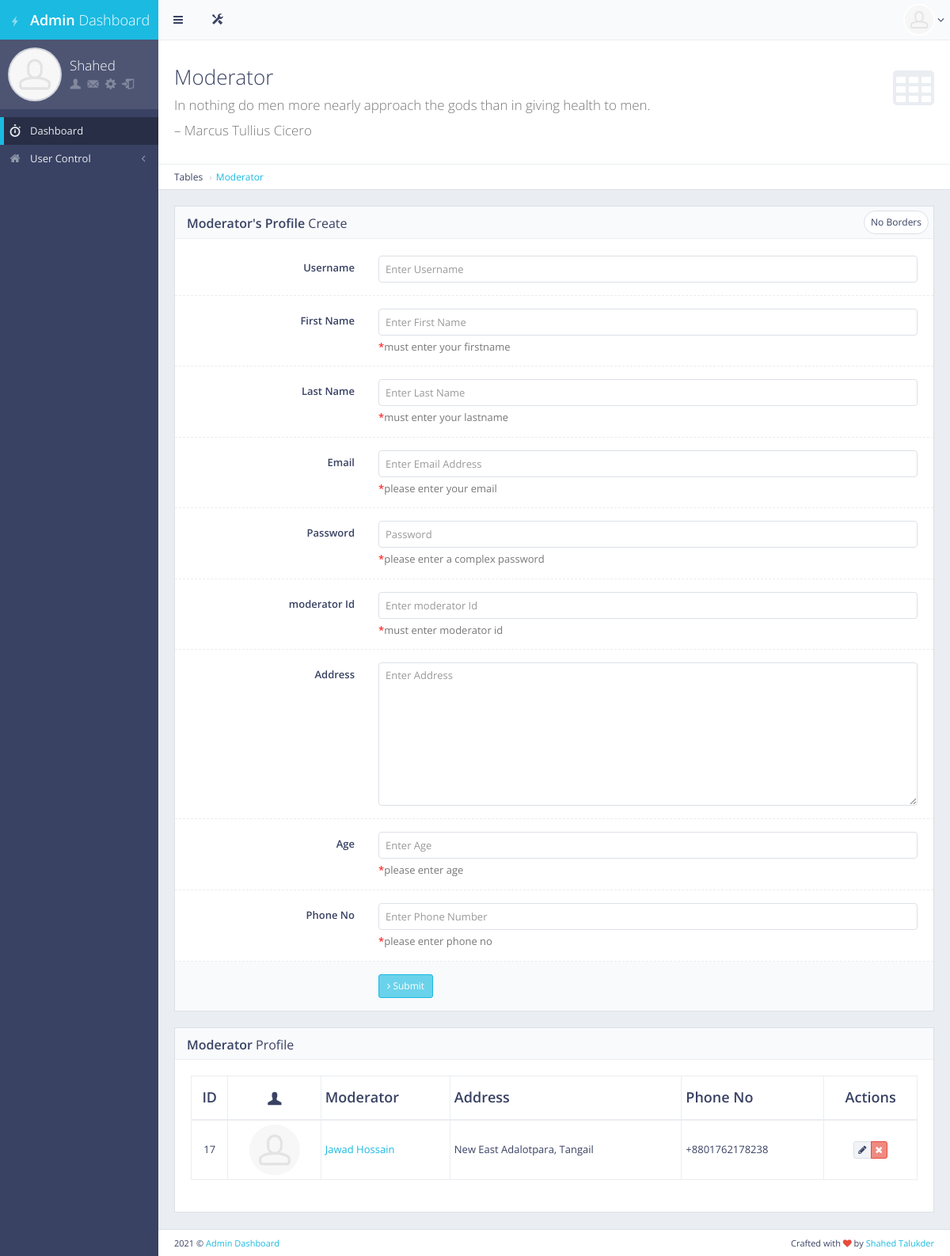
/crudmoderator/ (signed in), run on an earlier commit of the app's database.
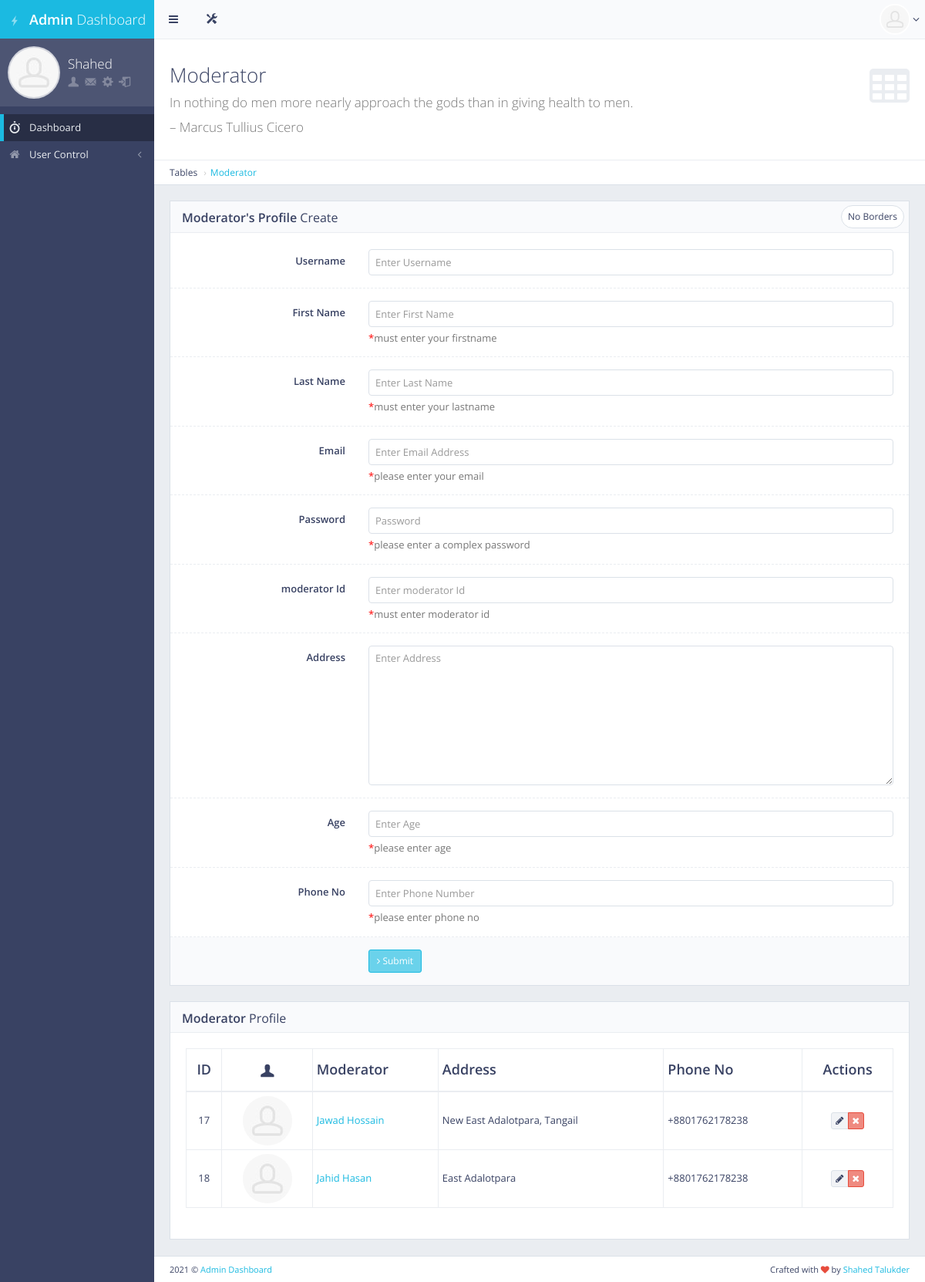
And on a later commit of the database.
### main/models.py (models this page shows, shortened)
class Moderator(models.Model):
    moderator_id = models.CharField(max_length=120, blank=True, null=True, unique=True)
    user = models.OneToOneField(User, on_delete=models.CASCADE, primary_key=True, related_name="moderator")
    full_name = models.CharField(max_length=200, blank=True, null=True)
    address = models.CharField(max_length=200, blank=True, null=True)
    age = models.CharField(max_length=200, blank=True, null=True)
    phone_no = models.CharField(max_length=200, blank=True, null=True)
    class Meta:
        db_table = 'moderator_info'

class User(AbstractUser):
    is_doctor = models.BooleanField(default=False)
    is_student = models.BooleanField(default=False)
    is_moderator = models.BooleanField(default=False)
    is_assistant = models.BooleanField(default=False)
    is_driver = models.BooleanField(default=False)

### main/views.py (the view, shortened to what this page needs)
# urls.py: path('crudmoderator/', views.crudModerator, name="crudModerator"),
def crudModerator(request):
    if request.user.is_authenticated and request.user.is_superuser:
        mod = Moderator.objects.all()
        context = {'title':"Manage Moderator", 'moderator':mod}
        return render(request, 'crud_moderator.html',context)
    else:
        return redirect('/')

### main/templates/crud_moderator.html (shortened to what the changed rows need)
{%extends 'base.html'%}
{%load static%}
{%block main_content%}
<div id="page-content">
    <div class="content-header">
        <div class="header-section">
            <h1>
                <i class="fa fa-table"></i>Moderator<br><small>In nothing do men more nearly approach the gods than in giving health to men.</small><br/><small>– Marcus Tullius Cicero</small>
            </h1>
        </div>
    </div>
    <div class="row">
        <div class="col-md-12">
            <div class="block">
                <div class="block-title">
                    <h2><strong>Moderator's Profile</strong> Create</h2>
                </div>
            </div>
        </div>
    </div>
    <div class="block full">
        <div class="block-title">
            <h2><strong>Moderator</strong> Profile</h2>
        </div>
        <div class="table-responsive">
            <table id="example-datatable" class="table table-vcenter table-condensed table-bordered">
                <thead>
                    <tr>
                        <th class="text-center">ID</th>
                        <th class="text-center"><i class="gi gi-user"></i></th>
                        <th>Moderator</th>
                        <th>Address</th>
                        <th>Phone No</th>
                        <th class="text-center">Actions</th>
                    </tr>
                </thead>
                <tbody>
                    {%for i in moderator%}
                    <tr>
                        <td class="text-center">{{i.user.id}}</td>
                        <td class="text-center"><img src="{%static 'front/'%}img/placeholders/avatars/avatar15.jpg" alt="avatar" class="img-circle"></td>
                        <td><a href="javascript:void(0)">{{i.full_name | title}}</a></td>
                        <td>{{i.address}}</td>
                        <td><span class="text-center"> {{i.phone_no}}</span></td>
                        <td class="text-center">
                            <div class="btn-group">
                                <a href="{% url 'edit_moderator' id=i.pk %}" data-toggle="tooltip" title="Edit" class="btn btn-xs btn-default"><i class="fa fa-pencil"></i></a>
                                <a href="{% url 'delete_moderator' id=i.pk %}" data-toggle="tooltip" title="Delete" class="btn btn-xs btn-danger"><i class="fa fa-times"></i></a>
                            </div>
                        </td>
                    </tr>
                    {%endfor%}
                </tbody>
            </table>
        </div>
    </div>
</div>
{%endblock main_content%}

What changed in the data, as far as the page shows it:
added Moderator: user.id "18", full_name "Jahid Hasan", address "East Adalotpara", phone_no "+8801762178238"
